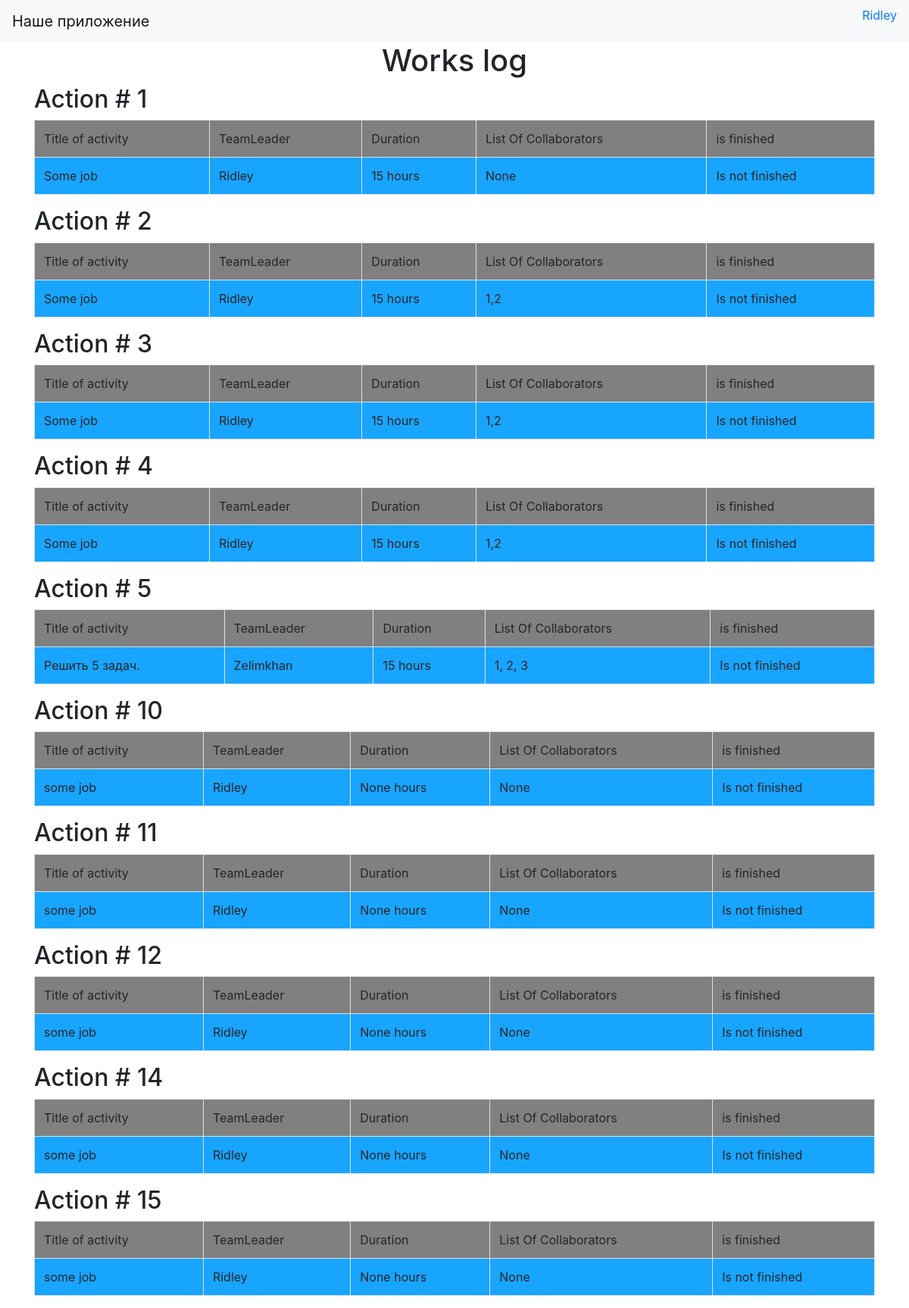
The page / (signed in) on the database its author committed.
### data/users.py (models this page shows, shortened)
class User(SqlAlchemyBase, UserMixin):
    __tablename__ = "users"
    id = Column(Integer, primary_key=True, autoincrement=True, nullable=True)
    surname = Column(String, nullable=True)
    name = Column(String, nullable=True)
    age = Column(Integer, nullable=True)
    position = Column(String, nullable=True)
    speciality = Column(String, nullable=True)
    address = Column(String, nullable=True)
    email = Column(String, nullable=True)
    hashed_password = Column(String, nullable=True)
    modified_date = Column(DateTime,
                           nullable=True, default=datetime.datetime.now)
    jobs = relationship("Jobs", back_populates='user')

### data/jobs.py (models this page shows, shortened)
class Jobs(SqlAlchemyBase):
    __tablename__ = "jobs"
    id = Column(Integer, primary_key=True, autoincrement=True, nullable=True)
    team_leader = Column(ForeignKey("users.id"))
    job = Column(String, nullable=True)
    collaborators = Column(String, nullable=True)
    work_size = Column(Integer, nullable=True)
    position = Column(String, nullable=True)
    start_data = Column(DateTime,
                        nullable=True, default=datetime.datetime.now)
    end_date = Column(DateTime,
                        nullable=True)
    is_finished = Column(Boolean, default=True)
    user = relationship("User")

### main.py (the view)
@app.route("/")
def works():
    sess = db_session.create_session()
    works = sess.query(Jobs).all()
    return render_template("works.html", works=works)

### data/db_session.py (called while the page is built)
def create_session():
    global __factory
    return __factory()

### main.py (called while the page is built)
@login_manager.user_loader
def load_user(user_id):
    sess = db_session.create_session()
    return sess.query(User).filter(User.id == user_id).first()

### templates/works.html
{% extends "base.html" %}
{% block content %}
  <h1 align="center"> Works log</h1>
  {% for work in works %}
  <h2>Action # {{work.id}}</h2>
  <table class="table table-bordered">
      <tr bgcolor="grey">
        <td>Title of activity</td>
        <td>TeamLeader</td>
        <td>Duration</td>
        <td>List Of Collaborators</td>
        <td>is finished</td>
      </tr>
      <tr bgcolor="#18A5FF">
        <td>{{work.job}}</td>
        <td>{{work.user.name}}</td>
        <td>{{work.work_size}} hours</td>
        <td>{{work.collaborators}}</td>
          {% if work.is_finished%}
            <td>Is not finished</td>
          {%else%}
            <td>Is finished</td>
          {% endif %}
      </tr>
  </table>
  {%endfor%}
{% endblock %}

### templates/base.html (shortened to what this page needs)
<!doctype html>
<html lang="en">
<head>
    <link rel="stylesheet"
          href="https://stackpath.bootstrapcdn.com/bootstrap/4.4.1/css/bootstrap.min.css"
>
</head>
<body>
<header>
    <nav class="navbar navbar-light bg-light">
        <a class="navbar-brand" href="#">Наше приложение</a>
    {% if not current_user.is_authenticated %}
        <p>
            <a class="btn btn-primary" href="login"> Login </a>
            <a class="btn btn-success" href="register">Register</a>
        </p>
    {% else %}
        <p>
            <a href="logout" > {{ current_user.name }}</a>
        </p>
            {%endif%}
    </nav>
</header>
<main role="main" class="container">
    {% block content %}{% endblock %}
</main>
</body>
</html>

### rows shown on the page
User: name "Ridley"
Jobs: id "1", job "Some job", user.name "Ridley", work_size "15", collaborators "None", is_finished "Is not finished"
Jobs: id "2", job "Some job", user.name "Ridley", work_size "15", collaborators "1,2", is_finished "Is not finished"
Jobs: id "3", job "Some job", user.name "Ridley", work_size "15", collaborators "1,2", is_finished "Is not finished"
Jobs: id "4", job "Some job", user.name "Ridley", work_size "15", collaborators "1,2", is_finished "Is not finished"
Jobs: id "5", job "Решить 5 задач.", user.name "Zelimkhan", work_size "15", collaborators "1, 2, 3", is_finished "Is not finished"
Jobs: id "10", job "some job", user.name "Ridley", work_size "None", collaborators "None", is_finished "Is not finished"
Jobs: id "11", job "some job", user.name "Ridley", work_size "None", collaborators "None", is_finished "Is not finished"
Jobs: id "12", job "some job", user.name "Ridley", work_size "None", collaborators "None", is_finished "Is not finished"
Jobs: id "14", job "some job", user.name "Ridley", work_size "None", collaborators "None", is_finished "Is not finished"
Jobs: id "15", job "some job", user.name "Ridley", work_size "None", collaborators "None", is_finished "Is not finished"
